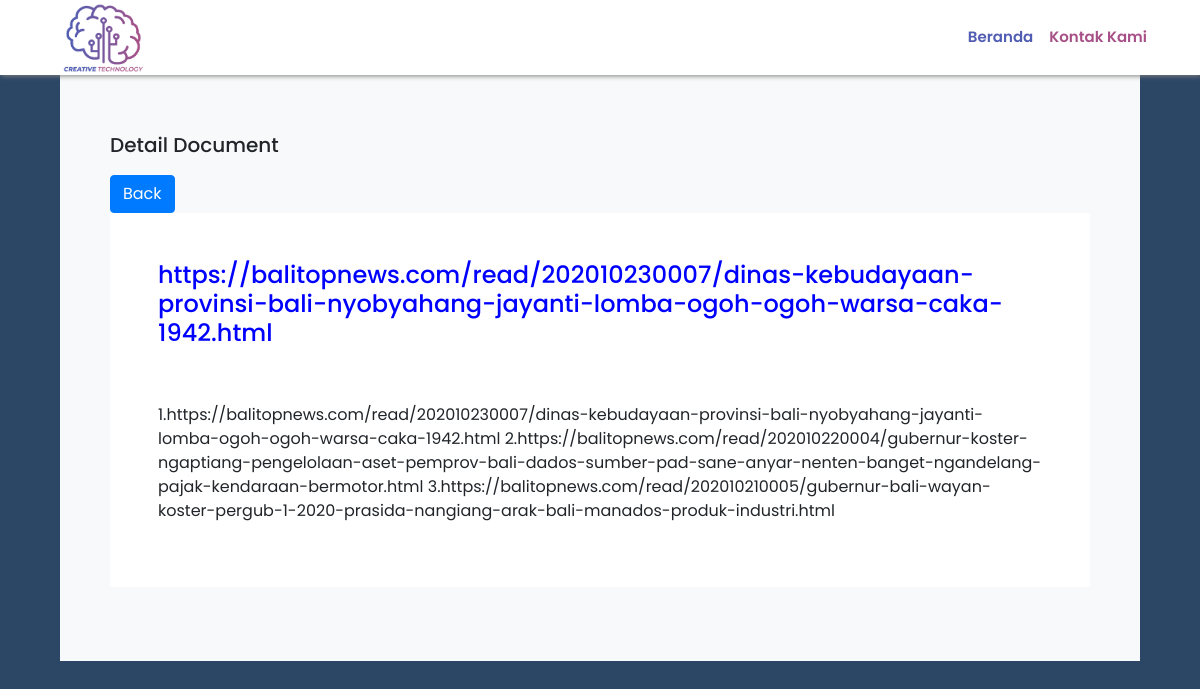
Page /detailtext.php?id=1 on the committed database.
### tables this page shows
CREATE TABLE `docbali` (
  `id` int(255) UNSIGNED NOT NULL,
  `judul` varchar(255) DEFAULT NULL,
  `isi` text DEFAULT NULL
);

### detailtext.php (the view, shortened to what this page needs)
<?php
require 'functions.php';
$id=$_GET["id"];
$query=mysqli_query($conn,"select * from docbali where id=$id");
while ($data=mysqli_fetch_assoc($query)){
    $judul=$data["judul"];
    $isi=$data["isi"];
}
?>
<!doctype html>
<html lang="en">
  <head>
    <link rel="stylesheet" href="https://stackpath.bootstrapcdn.com/bootstrap/4.5.0/css/bootstrap.min.css">
    <link rel="stylesheet" type="text/css" href="style.css">
  </head>
  <body style="background-color:#2c4666">
    <?php include "navbar.php";?>
    <div class="container bg-light" style="margin-top:35px;width:1080px;padding:50px">
      <div class="warna">
        <br><br>
        <h5>Detail Document</h5>
        <a href="textsearch.php" style="text-decoration:none;"><button type="button" class="btn btn-primary" style="margin-top:10px;">Back</button></a>
        <div class="container bg-white p-5">
            <h4 style="color:blue;"><?php echo $judul; ?> </h4><br><br>
            <p><?php echo $isi; ?></p>
        </div>
        <br>
    </div>
  </body>
</html>

### navbar.php (shortened to what this page needs)
<nav class="navbar navbar-expand-lg navbar-light fixed-top" style="background-color:#ffffff;box-shadow:1px 1px 5px grey;height:75px;font-size:15px;font-weight:600;"id="mainNav">
     <div class="container">
     <a class="navbar-brand font-weight-bold text-white" href="index.php">
       <img src="img/logo.png" width="auto" height="70px" alt="">
     </a>
     <div class="collapse navbar-collapse" id="navbarNav">
       <ul class="navbar-nav ml-auto">
         <li class="nav-item active">
           <a class="nav-link js-scroll-trigger" style="color:#515db2;" href="index.php">Beranda <span class="sr-only">(current)</span></a>
         </li>
         <li class="nav-item">
           <a class="nav-link js-scroll-trigger" style="color:#a75087;" href="contactus.php">Kontak Kami</a>
         </li>
       </ul>
     </div>
     </div>
   </nav>

### style.css (style rules this page uses)
body { font-family: 'Poppins', sans-serif; background: #fafafa; }

### rows in the picture
docbali: judul "https://balitopnews.com/read/202010230007/dinas-kebudayaan-provinsi-bali-nyobyahang-jayanti-lomba-ogoh-ogoh-warsa-caka-1942.html", isi "1.https://balitopnews.com/read/202010230007/dinas-kebudayaan-provinsi-bali-nyobyahang-jayanti-lomba-ogoh-ogoh-warsa-caka-1942.html 2.https://balitopnews.com/read/202010220004/gubernur-koster-ngaptiang-pengelolaan-aset-pemprov-bali-dados-sumber-pad-sane-anyar-nenten-banget-ngandelang-pajak-kendaraan-bermotor.html 3.https://balitopnews.com/read/202010210005/gubernur-bali-wayan-koster-pergub-1-2020-prasida-nangiang-arak-bali-manados-produk-industri.html"
